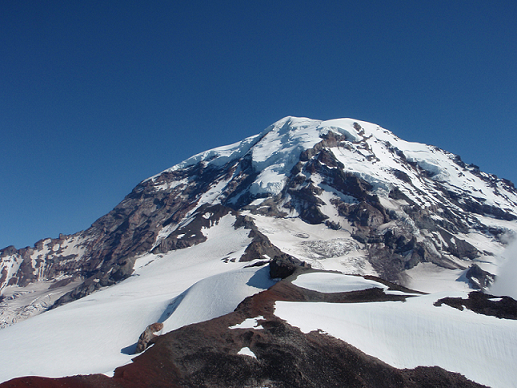
#> input picture assignment2/img/Rainier1.png, 517 x 388 px
$ python stitch_images.py
#> lines starting #> are read from the running program, lines starting #| are printed output that depends on the picture
# imports

from configparser import MAX_INTERPOLATION_DEPTH
from logging import NullHandler
import math
import numpy as np
import PIL.Image as Image
import matplotlib.pyplot as plt
import scipy.ndimage as ndi
from matplotlib.patches import ConnectionPatch
from skimage.feature import SIFT, match_descriptors
from skimage.color import rgb2gray, rgba2rgb
from skimage.transform import resize, ProjectiveTransform, SimilarityTransform, warp
from skimage import measure

from random import randint

# [7 lines left out: function random_subset, not called in this run]

# Part 1

# For keypoint detection, you may use whichever feature extraction method you would like.
#   One recommendation is to use SIFT from scikit-image (available in v0.19).
def keypoint_and_descriptor_detection(src_img, dst_img):

    detector1 = SIFT()
    detector2 = SIFT()
    detector1.detect_and_extract(dst_img)
    detector2.detect_and_extract(src_img)
    keypoints1 = detector1.keypoints
    descriptors1 = detector1.descriptors
    keypoints2 = detector2.keypoints
    descriptors2 = detector2.descriptors

    return keypoints1, descriptors1, keypoints2, descriptors2


##############
### Part 2 ###
##############

# Keypoint Matching
#   Create a matching function that, given two sets of keypoint features, returns a list of
#   indices of matching pairs. That is, pair (i, j) in the list indicates a match between the
#   feature at index i in the source image with the feature at index j in the second image.
def keypoint_matching(keypoints1, descriptors1, keypoints2, descriptors2):

    # [25 lines of commented-out code are left out]

    matches = match_descriptors(descriptors1, descriptors2, cross_check=True)

    print(matches.shape)

    return matches, keypoints1, keypoints2

# Plot Keypoint Matches
#   Create a plotting function that combines two input images of the same size side-by-side
#   and plots the keypoints detected in each image. Additionally, plot lines between the
#   keypoints showing which ones have been matched together.
def plot_keypoint_matches(matches, keypoints1, keypoints2, src_img, dst_img):

    # Select the points in img1 that match with img2 and vice versa
    dst = keypoints1[matches[:, 0]]
    src = keypoints2[matches[:, 1]]

    fig = plt.figure(figsize=(8, 4))
    ax1 = fig.add_subplot(121)
    ax2 = fig.add_subplot(122)
    ax1.imshow(dst_img, cmap='gray')
    ax2.imshow(src_img, cmap='gray')

    for i in range(src.shape[0]):
        coordB = [dst[i, 1], dst[i, 0]]
        coordA = [src[i, 1], src[i, 0]]
        con = ConnectionPatch(xyA=coordA, xyB=coordB, coordsA="data", coordsB="data",
                            axesA=ax2, axesB=ax1, color="red")
        ax2.add_artist(con)
        ax1.plot(dst[i, 1], dst[i, 0], 'ro')
        ax2.plot(src[i, 1], src[i, 0], 'ro')

    plt.show()

    return src, dst

# Part 3

# Estimate Affine Matrix
#   Create a function compute_affine_transform which takes in a set of points from the
#   source image and their matching points in the destination image.
#   Using these samples, compute the affine transformation matrix using the normal equations.
#   This function should return a 3 × 3 matrix.
# [58 lines left out: functions compute_affine_transform, compute_projective_transform, not called in this run]

def fitParams(model, points):
    pass

def fitError(model, points):
    pass

# [25 lines left out: function ransac, not called in this run]


# [80 lines of commented-out code are left out]

if __name__ == "__main__":

    # Prepping data for use
    dst_img_rgb = np.asarray(Image.open('img/Rainier1.png'))
#> dst_img_rgb is the input picture: shape (388, 517, 4); mean R, G, B, A 88.8, 109.3, 135.7, 255
    src_img_rgb = np.asarray(Image.open('img/Rainier2.png'))
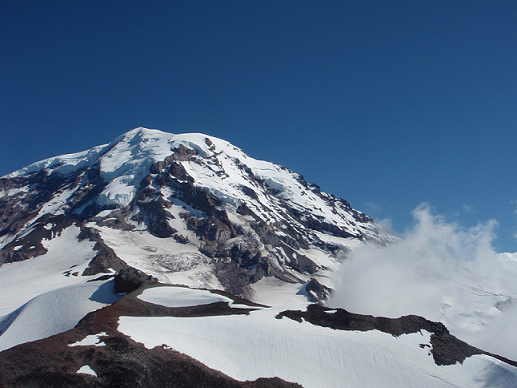
#> input picture assignment2/img/Rainier2.png, 517 x 388 px
#> src_img_rgb is the input picture: shape (388, 517, 4); mean R, G, B, A 86, 107.9, 134.4, 255

    if dst_img_rgb.shape[2] == 4:
        dst_img_rgb = rgba2rgb(dst_img_rgb)
#> dst_img_rgb: shape (388, 517, 3) float64
    if src_img_rgb.shape[2] == 4:
        src_img_rgb = rgba2rgb(src_img_rgb)
#> src_img_rgb: shape (388, 517, 3) float64

    dst_img = rgb2gray(dst_img_rgb)
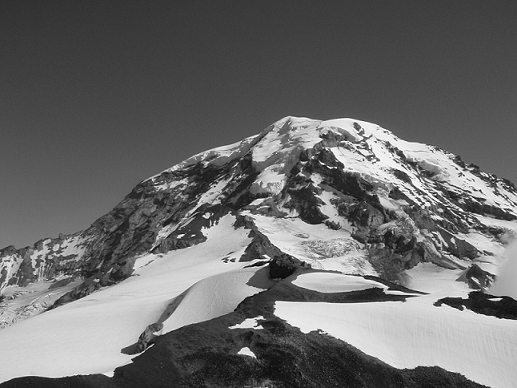
#> dst_img: shape (388, 517) float64; min 0, max 1, mean 0.419
    src_img = rgb2gray(src_img_rgb)
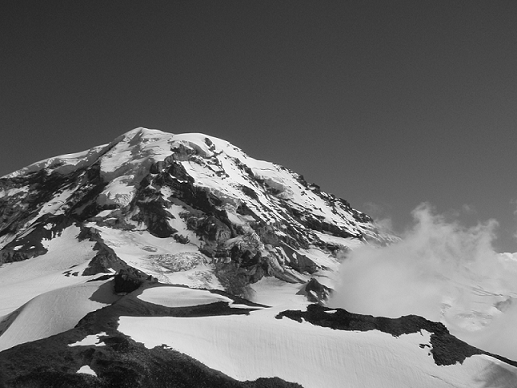
#> src_img: shape (388, 517) float64; min 0, max 1, mean 0.412

    # [9 lines of commented-out code are left out]
    keypoints1, descriptors1, keypoints2, descriptors2 = keypoint_and_descriptor_detection(src_img, dst_img)
#> keypoints1 = 1161 pairs, first value 120 to 385, second value 2 to 513; keypoints2 = 882 pairs, first value 130 to 384, second value 3 to 509
    matches, keypoints1, keypoints2                    = keypoint_matching(keypoints1, descriptors1, keypoints2, descriptors2)
#> in keypoint_matching, `matches = match_descriptors(descriptors1, descriptors2, cross_check=Tr..`: matches = 618 pairs, first value 0 to 1158, second value 1 to 881
#| (618, 2)
    src, dst                                           = plot_keypoint_matches(matches, keypoints1, keypoints2, src_img, dst_img)
#> in plot_keypoint_matches, `dst = keypoints1[matches[:, 0]]`: dst = 618 pairs, first value 122 to 374, second value 14 to 511
#> in plot_keypoint_matches, `src = keypoints2[matches[:, 1]]`: src = 618 pairs, first value 132 to 384, second value 4 to 493
#> the loop in plot_keypoint_matches, `for i in range(src.shape[0]):` made 618 passes
#> (coordB, coordA) on passes 1 to 3: ([359, 122], [211, 138]), ([277, 123], [129, 132]), ([304, 124], [155, 136])
#> in plot_keypoint_matches, `plt.show()`:
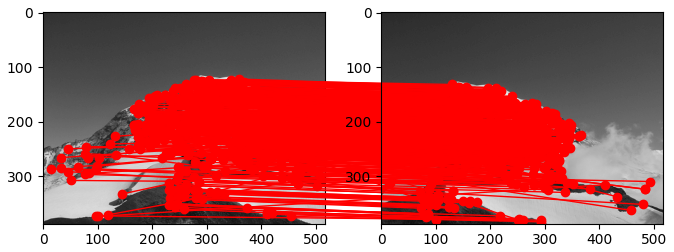
#> figure drawn by matplotlib, 2 panels

    sk_M, sk_best = measure.ransac((src[:, ::-1], dst[:, ::-1]), ProjectiveTransform, min_samples=4, residual_threshold=1, max_trials=300)
    print(sk_M)
#| <ProjectiveTransform(matrix=
#|     [[ 8.01784137e-01,  4.43639899e-02,  1.55627976e+02],
#|      [-1.08854124e-01,  9.43478449e-01,  5.00575275e+00],
#|      [-4.09051966e-04,  4.28640752e-05,  1.00000000e+00]])>

    # ransac(src, dst, )

    # affine_transform     = compute_affine_transform(src, dst)
    # projective_transform = compute_projective_transform(src, dst)

    '''
    sk_M, sk_best = ransac(src, dst, iterations=300, min_samples=4, threshold_boundary=1)

    print(np.count_nonzero(sk_best))
    src_best = keypoints2[matches[sk_best, 1]][:, ::-1]
    dst_best = keypoints1[matches[sk_best, 0]][:, ::-1]

    # Comparison Figure
    fig = plt.figure(figsize=(8, 4))
    ax1 = fig.add_subplot(121)
    ax2 = fig.add_subplot(122)
    ax1.imshow(dst_img_rgb)
    ax2.imshow(src_img_rgb)

    for i in range(src_best.shape[0]):
        coordB = [dst_best[i, 0], dst_best[i, 1]]
        coordA = [src_best[i, 0], src_best[i, 1]]
        con = ConnectionPatch(xyA=coordA, xyB=coordB, coordsA="data", coordsB="data",
                            axesA=ax2, axesB=ax1, color="red")
        ax2.add_artist(con)
        ax1.plot(dst_best[i, 0], dst_best[i, 1], 'ro')
        ax2.plot(src_best[i, 0], src_best[i, 1], 'ro')

    # Compute the Output Shape
    # Transform the corners of img1 by the inverse of the best fit model
    rows, cols = dst_img.shape
    corners = np.array([
        [0, 0],
        [cols, 0],
        [0, rows],
        [cols, rows]
    ])

    corners_proj = sk_M(corners)
    all_corners = np.vstack((corners_proj[:, :2], corners[:, :2]))

    corner_min = np.min(all_corners, axis=0)
    corner_max = np.max(all_corners, axis=0)
    output_shape = (corner_max - corner_min)
    output_shape = np.ceil(output_shape[::-1]).astype(int)
    print(output_shape)

    offset = SimilarityTransform(translation=-corner_min)
    dst_warped = warp(dst_img_rgb, offset.inverse, output_shape=output_shape)

    tf_img = warp(src_img_rgb, (sk_M + offset).inverse, output_shape=output_shape)

    # Combine the images
    foreground_pixels = tf_img[tf_img > 0]
    dst_warped[tf_img > 0] = tf_img[tf_img > 0]

    # Plot the result
    fig = plt.figure()
    ax1 = fig.add_subplot(111)
    ax1.imshow(dst_warped)

    '''
